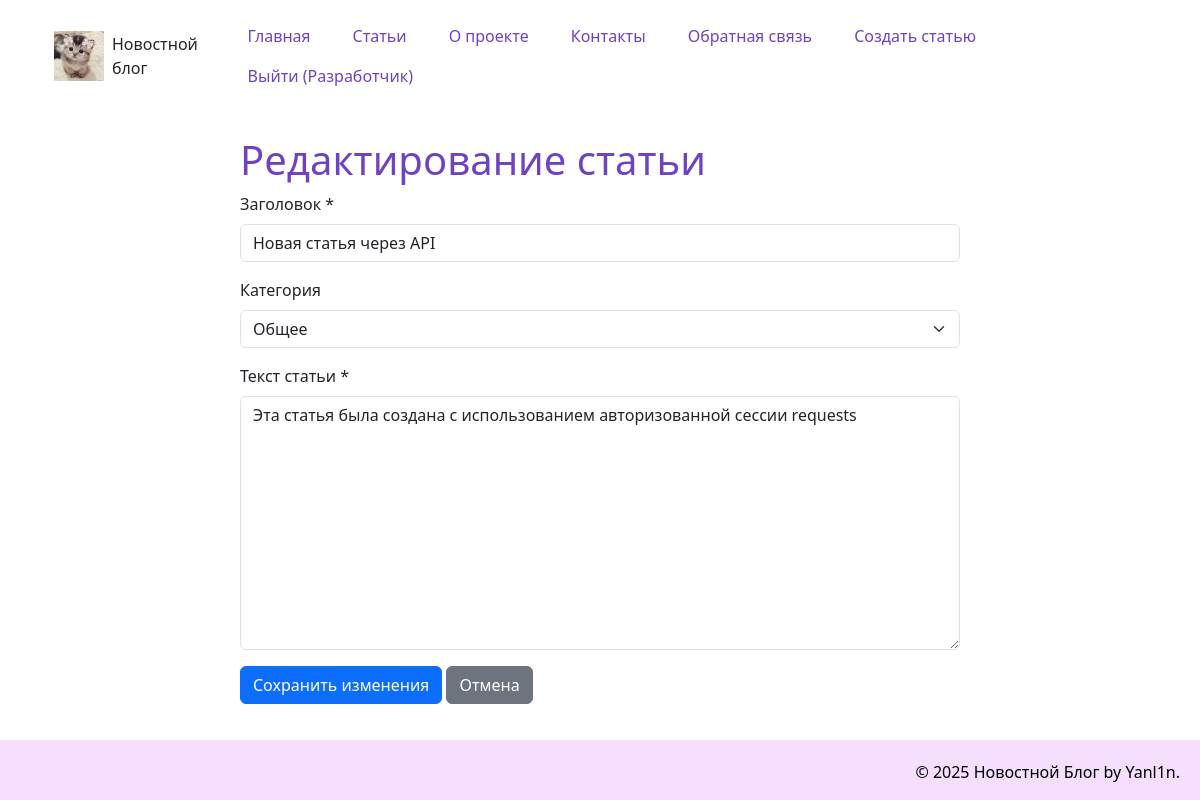
Screenshot of /edit_article/6 (signed in) with the database file from the repository.
### models.py (models this page shows, shortened)
class User(UserMixin, data_base.Model):
    __tablename__= "user"
    id = data_base.Column(data_base.Integer, primary_key = True)
    name = data_base.Column(data_base.String(100), nullable=False)
    email = data_base.Column(data_base.String(100), nullable=False)
    hashed_password = data_base.Column(data_base.String(200), nullable=False)
    date = data_base.Column(data_base.DateTime, default=datetime.utcnow)
    articles = data_base.relationship('Article', backref='author', lazy=True)

class Article(data_base.Model):
    __tablename__= "article"
    id = data_base.Column(data_base.Integer, primary_key = True)
    title = data_base.Column(data_base.String(200), nullable=False)
    text = data_base.Column(data_base.Text, nullable=False)
    date = data_base.Column(data_base.DateTime, default=datetime.utcnow)
    user_id = data_base.Column(data_base.Integer, data_base.ForeignKey('user.id'), nullable=False)
    category = data_base.Column(data_base.String(50), default='Общая')
    comment = data_base.relation('Comment', backref='article', lazy='dynamic')

### app.py (the view, shortened to what this page needs)
@app.route("/edit_article/<int:id>", methods=['GET', 'POST'])
@login_required
def edit_article(id):
    article = Article.query.get_or_404(id)
    if article.author != current_user:
        flash('У вас нет прав для редактирования этой статьи', 'error')
        return redirect(url_for('news_article', id=id))
    return render_template('edit_article.html', article=article)

### app.py (called while the page is built)
@login_manager.user_loader
def load_user(user_id):
    return User.query.get(int(user_id))

### templates/edit_article.html (shortened to what this page needs)
{% extends 'base.html' %}
{% block content %}
<div class="row justify-content-center">
    <div class="col-md-8">
        <h1>Редактирование статьи</h1>
        <form method="POST">
            <div class="mb-3">
                <label for="title" class="form-label">Заголовок *</label>
                <input type="text" class="form-control" id="title" name="title" value="{{ article.title }}" required>
            </div>
            <div class="mb-3">
                <label for="category" class="form-label">Категория</label>
                <select class="form-select" id="category" name="category">
                    <option value="general" {% if article.category == 'general' %}selected{% endif %}>Общее</option>
                </select>
            </div>
            <div class="mb-3">
                <label for="text" class="form-label">Текст статьи *</label>
                <textarea class="form-control" id="text" name="text" rows="10" required>{{ article.text }}</textarea>
            </div>
            <button type="submit" class="btn btn-primary">Сохранить изменения</button>
            <a href="{{ url_for('news_article', id=article.id) }}" class="btn btn-secondary">Отмена</a>
        </form>
    </div>
</div>
{% endblock %}

### templates/base.html (shortened to what this page needs)
<!DOCTYPE html>
<html lang="ru">
<head>
    <link href="https://cdn.jsdelivr.net/npm/bootstrap@5.3.8/dist/css/bootstrap.min.css" rel="stylesheet">
    <link rel="stylesheet" href="{{ url_for('static', filename='css/main.css')}}">
</head>
<body>
    <div class="container">
        <div class="container">
            <header class="d-flex justify-content-between align-items-center py-3">
                <a href="/" class="d-flex align-items-center text-dark text-decoration-none">
                    <img src="{{ url_for('static', filename='img/cat.jpg')}}" alt="Логотип" width="50" height="50" class="me-2">
                Новостной блог
            </a>
            <ul class="nav nav-pills">
                <li class="nav-item"><a href="{{ url_for('index')}}" class="nav-link" aria-current="page">Главная</a></li>
                <li class="nav-item"><a href="{{ url_for('articles_list')}}" class="nav-link">Статьи</a></li>
                <li class="nav-item"><a href="{{ url_for('about')}}" class="nav-link">О проекте</a></li>
                <li class="nav-item"><a href="{{ url_for('contact')}}" class="nav-link">Контакты</a></li>
                <li class="nav-item"><a href="{{ url_for('feedback')}}" class="nav-link">Обратная связь</a></li>
                {% if current_user.is_authenticated %}
                    <li class="nav-item"><a href="{{ url_for('create_article')}}" class="nav-link">Создать статью</a></li>
                    <li class="nav-item"><a href="{{ url_for('logout')}}" class="nav-link">Выйти ({{ current_user.name }})</a></li>
                {% else %}
                    <li class="nav-item"><a href="{{ url_for('login_page')}}" class="nav-link">Войти</a></li>
                    <li class="nav-item"><a href="{{ url_for('register')}}" class="nav-link">Регистрация</a></li>
                {% endif %}
            </ul>
            </header>
        </div>
        <div class="container mt-4">
            {% block content %}{% endblock %}
        </div>
    </div>
    <footer>
        <p>&copy; 2025 Новостной Блог by Yanl1n.</p>
    </footer>
</body>
</html>

### static/css/main.css (style rules this page uses)
body { display: flex; flex-direction: column; min-height: 100vh; }
.container { flex: 1; }
h1 { color:#6f42c1; }
footer { margin-top: auto; padding: 20px; background: #F6DEFF; text-align: right; color: black; height: 60px; }
.nav-pills .nav-link { color:#6f42c1; margin: 0 5px; }

### rows the page displays
User: name "Разработчик"
Article: title "Новая статья через API", text "Эта статья была создана с использованием авторизованной сессии requests"
